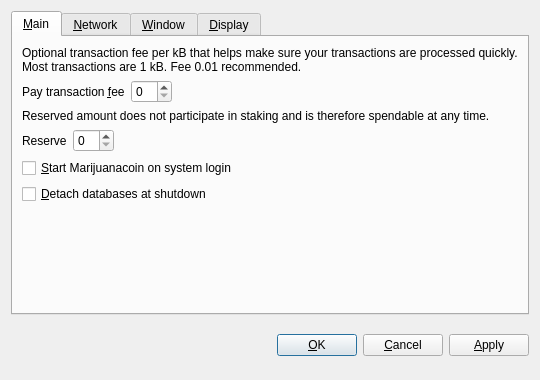
<?xml version="1.0" encoding="UTF-8"?>
<ui version="4.0">
 <class>OptionsDialog</class>
 <widget class="QDialog" name="OptionsDialog">
  <property name="geometry">
   <rect>
    <x>0</x>
    <y>0</y>
    <width>540</width>
    <height>380</height>
   </rect>
  </property>
  <property name="windowTitle">
   <string>Options</string>
  </property>
  <property name="modal">
   <bool>true</bool>
  </property>
  <layout class="QVBoxLayout" name="verticalLayout">
   <item>
    <widget class="QTabWidget" name="tabWidget">
     <property name="tabPosition">
      <enum>QTabWidget::North</enum>
     </property>
     <property name="currentIndex">
      <number>0</number>
     </property>
     <widget class="QWidget" name="tabMain">
      <attribute name="title">
       <string>&amp;Main</string>
      </attribute>
      <layout class="QVBoxLayout" name="verticalLayout_Main">
       <item>
        <widget class="QLabel" name="transactionFeeInfoLabel">
         <property name="text">
          <string>Optional transaction fee per kB that helps make sure your transactions are processed quickly. Most transactions are 1 kB. Fee 0.01 recommended.</string>
         </property>
         <property name="textFormat">
          <enum>Qt::PlainText</enum>
         </property>
         <property name="wordWrap">
          <bool>true</bool>
         </property>
        </widget>
       </item>
       <item>
        <layout class="QHBoxLayout" name="horizontalLayoutFee">
         <item>
          <widget class="QLabel" name="transactionFeeLabel">
           <property name="text">
            <string>Pay transaction &amp;fee</string>
           </property>
           <property name="textFormat">
            <enum>Qt::PlainText</enum>
           </property>
           <property name="buddy">
            <cstring>transactionFee</cstring>
           </property>
          </widget>
         </item>
         <item>
          <widget class="BitcoinAmountField" name="transactionFee"/>
         </item>
         <item>
          <spacer name="horizontalSpacerFee">
           <property name="orientation">
            <enum>Qt::Horizontal</enum>
           </property>
           <property name="sizeHint" stdset="0">
            <size>
             <width>40</width>
             <height>20</height>
            </size>
           </property>
          </spacer>
         </item>
        </layout>
       </item>
       <item>
        <widget class="QLabel" name="reserveBalanceInfoLabel">
         <property name="text">
          <string>Reserved amount does not participate in staking and is therefore spendable at any time.</string>
         </property>
         <property name="textFormat">
          <enum>Qt::PlainText</enum>
         </property>
         <property name="wordWrap">
          <bool>true</bool>
         </property>
        </widget>
       </item>
       <item>
        <layout class="QHBoxLayout" name="horizontalLayoutReserveBalance">
         <item>
          <widget class="QLabel" name="reserveBalanceLabel">
           <property name="text">
            <string>Reserve</string>
           </property>
           <property name="textFormat">
            <enum>Qt::PlainText</enum>
           </property>
           <property name="buddy">
            <cstring>reserveBalance</cstring>
           </property>
          </widget>
         </item>
         <item>
          <widget class="BitcoinAmountField" name="reserveBalance"/>
         </item>
         <item>
          <spacer name="horizontalSpacerReserveBalance">
           <property name="orientation">
            <enum>Qt::Horizontal</enum>
           </property>
           <property name="sizeHint" stdset="0">
            <size>
             <width>40</width>
             <height>20</height>
            </size>
           </property>
          </spacer>
         </item>
        </layout>
       </item>
       <item>
        <widget class="QCheckBox" name="bitcoinAtStartup">
         <property name="toolTip">
          <string>Automatically start Marijuanacoin after logging in to the system.</string>
         </property>
         <property name="text">
          <string>&amp;Start Marijuanacoin on system login</string>
         </property>
        </widget>
       </item>
       <item>
        <widget class="QCheckBox" name="detachDatabases">
         <property name="toolTip">
          <string>Detach block and address databases at shutdown. This means they can be moved to another data directory, but it slows down shutdown. The wallet is always detached.</string>
         </property>
         <property name="text">
          <string>&amp;Detach databases at shutdown</string>
         </property>
        </widget>
       </item>
       <item>
        <spacer name="verticalSpacer_Main">
         <property name="orientation">
          <enum>Qt::Vertical</enum>
         </property>
         <property name="sizeHint" stdset="0">
          <size>
           <width>20</width>
           <height>40</height>
          </size>
         </property>
        </spacer>
       </item>
      </layout>
     </widget>
     <widget class="QWidget" name="tabNetwork">
      <attribute name="title">
       <string>&amp;Network</string>
      </attribute>
      <layout class="QVBoxLayout" name="verticalLayout_Network">
       <item>
        <widget class="QCheckBox" name="mapPortUpnp">
         <property name="toolTip">
          <string>Automatically open the Marijuanacoin client port on the router. This only works when your router supports UPnP and it is enabled.</string>
         </property>
         <property name="text">
          <string>Map port using &amp;UPnP</string>
         </property>
        </widget>
       </item>
       <item>
        <widget class="QCheckBox" name="connectSocks">
         <property name="toolTip">
          <string>Connect to the Marijuanacoin network through a SOCKS proxy (e.g. when connecting through Tor).</string>
         </property>
         <property name="text">
          <string>&amp;Connect through SOCKS proxy:</string>
         </property>
        </widget>
       </item>
       <item>
        <layout class="QHBoxLayout" name="horizontalLayout_Network">
         <item>
          <widget class="QLabel" name="proxyIpLabel">
           <property name="text">
            <string>Proxy &amp;IP:</string>
           </property>
           <property name="textFormat">
            <enum>Qt::PlainText</enum>
           </property>
           <property name="buddy">
            <cstring>proxyIp</cstring>
           </property>
          </widget>
         </item>
         <item>
          <widget class="QValidatedLineEdit" name="proxyIp">
           <property name="maximumSize">
            <size>
             <width>140</width>
             <height>16777215</height>
            </size>
           </property>
           <property name="toolTip">
            <string>IP address of the proxy (e.g. 127.0.0.1)</string>
           </property>
          </widget>
         </item>
         <item>
          <widget class="QLabel" name="proxyPortLabel">
           <property name="text">
            <string>&amp;Port:</string>
           </property>
           <property name="textFormat">
            <enum>Qt::PlainText</enum>
           </property>
           <property name="buddy">
            <cstring>proxyPort</cstring>
           </property>
          </widget>
         </item>
         <item>
          <widget class="QLineEdit" name="proxyPort">
           <property name="maximumSize">
            <size>
             <width>55</width>
             <height>16777215</height>
            </size>
           </property>
           <property name="toolTip">
            <string>Port of the proxy (e.g. 9050)</string>
           </property>
          </widget>
         </item>
         <item>
          <widget class="QLabel" name="socksVersionLabel">
           <property name="text">
            <string>SOCKS &amp;Version:</string>
           </property>
           <property name="textFormat">
            <enum>Qt::PlainText</enum>
           </property>
           <property name="buddy">
            <cstring>socksVersion</cstring>
           </property>
          </widget>
         </item>
         <item>
          <widget class="QValueComboBox" name="socksVersion">
           <property name="toolTip">
            <string>SOCKS version of the proxy (e.g. 5)</string>
           </property>
          </widget>
         </item>
         <item>
          <spacer name="horizontalSpacer_Network">
           <property name="orientation">
            <enum>Qt::Horizontal</enum>
           </property>
           <property name="sizeHint" stdset="0">
            <size>
             <width>40</width>
             <height>20</height>
            </size>
           </property>
          </spacer>
         </item>
        </layout>
       </item>
       <item>
        <spacer name="verticalSpacer_Network">
         <property name="orientation">
          <enum>Qt::Vertical</enum>
         </property>
         <property name="sizeHint" stdset="0">
          <size>
           <width>20</width>
           <height>40</height>
          </size>
         </property>
        </spacer>
       </item>
      </layout>
     </widget>
     <widget class="QWidget" name="tabWindow">
      <attribute name="title">
       <string>&amp;Window</string>
      </attribute>
      <layout class="QVBoxLayout" name="verticalLayout_Window">
       <item>
        <widget class="QCheckBox" name="minimizeToTray">
         <property name="toolTip">
          <string>Show only a tray icon after minimizing the window.</string>
         </property>
         <property name="text">
          <string>&amp;Minimize to the tray instead of the taskbar</string>
         </property>
        </widget>
       </item>
       <item>
        <widget class="QCheckBox" name="minimizeOnClose">
         <property name="toolTip">
          <string>Minimize instead of exit the application when the window is closed. When this option is enabled, the application will be closed only after selecting Quit in the menu.</string>
         </property>
         <property name="text">
          <string>M&amp;inimize on close</string>
         </property>
        </widget>
       </item>
       <item>
        <spacer name="verticalSpacer_Window">
         <property name="orientation">
          <enum>Qt::Vertical</enum>
         </property>
         <property name="sizeHint" stdset="0">
          <size>
           <width>20</width>
           <height>40</height>
          </size>
         </property>
        </spacer>
       </item>
      </layout>
     </widget>
     <widget class="QWidget" name="tabDisplay">
      <attribute name="title">
       <string>&amp;Display</string>
      </attribute>
      <layout class="QVBoxLayout" name="verticalLayout_Display">
       <item>
        <layout class="QHBoxLayout" name="horizontalLayout_1_Display">
         <item>
          <widget class="QLabel" name="langLabel">
           <property name="text">
            <string>User Interface &amp;language:</string>
           </property>
           <property name="textFormat">
            <enum>Qt::PlainText</enum>
           </property>
           <property name="buddy">
            <cstring>lang</cstring>
           </property>
          </widget>
         </item>
         <item>
          <widget class="QValueComboBox" name="lang">
           <property name="toolTip">
            <string>The user interface language can be set here. This setting will take effect after restarting Marijuanacoin.</string>
           </property>
          </widget>
         </item>
        </layout>
       </item>
       <item>
        <layout class="QHBoxLayout" name="horizontalLayout_2_Display">
         <item>
          <widget class="QLabel" name="unitLabel">
           <property name="text">
            <string>&amp;Unit to show amounts in:</string>
           </property>
           <property name="textFormat">
            <enum>Qt::PlainText</enum>
           </property>
           <property name="buddy">
            <cstring>unit</cstring>
           </property>
          </widget>
         </item>
         <item>
          <widget class="QValueComboBox" name="unit">
           <property name="toolTip">
            <string>Choose the default subdivision unit to show in the interface and when sending coins.</string>
           </property>
          </widget>
         </item>
        </layout>
       </item>
        <item>
        <widget class="QCheckBox" name="useMarijuanacoinTheme">
         <property name="text">
          <string>Use Marijuanacoin visual theme (requires restart)</string>
         </property>
        </widget>
       </item>
       <item>
        <widget class="QCheckBox" name="displayAddresses">
         <property name="toolTip">
          <string>Whether to show Marijuanacoin addresses in the transaction list or not.</string>
         </property>
         <property name="text">
          <string>&amp;Display addresses in transaction list</string>
         </property>
        </widget>
       </item>
       <item>
        <widget class="QCheckBox" name="coinControlFeatures">
         <property name="toolTip">
          <string>Whether to show coin control features or not.</string>
         </property>
         <property name="text">
          <string>Display coin &amp;control features (experts only!)</string>
         </property>
        </widget>
       </item>
       <item>
        <spacer name="verticalSpacer_Display">
         <property name="orientation">
          <enum>Qt::Vertical</enum>
         </property>
         <property name="sizeHint" stdset="0">
          <size>
           <width>20</width>
           <height>40</height>
          </size>
         </property>
        </spacer>
       </item>
      </layout>
     </widget>
    </widget>
   </item>
   <item>
    <layout class="QHBoxLayout" name="horizontalLayout_Buttons">
     <item>
      <spacer name="horizontalSpacer_1">
       <property name="orientation">
        <enum>Qt::Horizontal</enum>
       </property>
       <property name="sizeHint" stdset="0">
        <size>
         <width>40</width>
         <height>48</height>
        </size>
       </property>
      </spacer>
     </item>
     <item>
      <widget class="QLabel" name="statusLabel">
       <property name="font">
        <font>
         <weight>75</weight>
         <bold>true</bold>
        </font>
       </property>
       <property name="text">
        <string/>
       </property>
       <property name="textFormat">
        <enum>Qt::PlainText</enum>
       </property>
       <property name="wordWrap">
        <bool>true</bool>
       </property>
      </widget>
     </item>
     <item>
      <spacer name="horizontalSpacer_2">
       <property name="orientation">
        <enum>Qt::Horizontal</enum>
       </property>
       <property name="sizeHint" stdset="0">
        <size>
         <width>40</width>
         <height>48</height>
        </size>
       </property>
      </spacer>
     </item>
     <item>
      <widget class="QPushButton" name="okButton">
       <property name="text">
        <string>&amp;OK</string>
       </property>
      </widget>
     </item>
     <item>
      <widget class="QPushButton" name="cancelButton">
       <property name="text">
        <string>&amp;Cancel</string>
       </property>
       <property name="autoDefault">
        <bool>false</bool>
       </property>
      </widget>
     </item>
     <item>
      <widget class="QPushButton" name="applyButton">
       <property name="text">
        <string>&amp;Apply</string>
       </property>
       <property name="autoDefault">
        <bool>false</bool>
       </property>
      </widget>
     </item>
    </layout>
   </item>
  </layout>
 </widget>
 <customwidgets>
  <customwidget>
   <class>BitcoinAmountField</class>
   <extends>QSpinBox</extends>
   <header>bitcoinamountfield.h</header>
  </customwidget>
  <customwidget>
   <class>QValueComboBox</class>
   <extends>QComboBox</extends>
   <header>qvaluecombobox.h</header>
  </customwidget>
  <customwidget>
   <class>QValidatedLineEdit</class>
   <extends>QLineEdit</extends>
   <header>qvalidatedlineedit.h</header>
  </customwidget>
 </customwidgets>
 <resources/>
 <connections/>
</ui>
